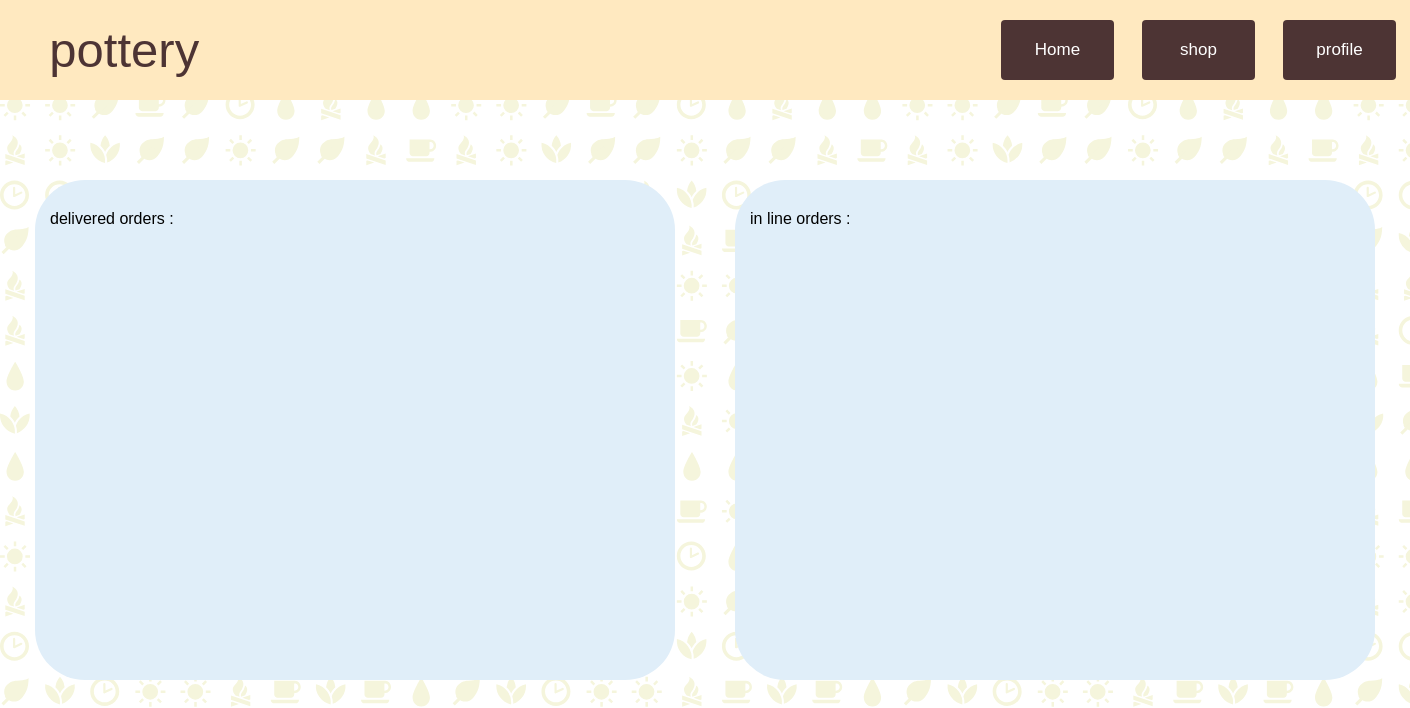
/users/receipt/ (signed in), run on an earlier commit of the app's database.
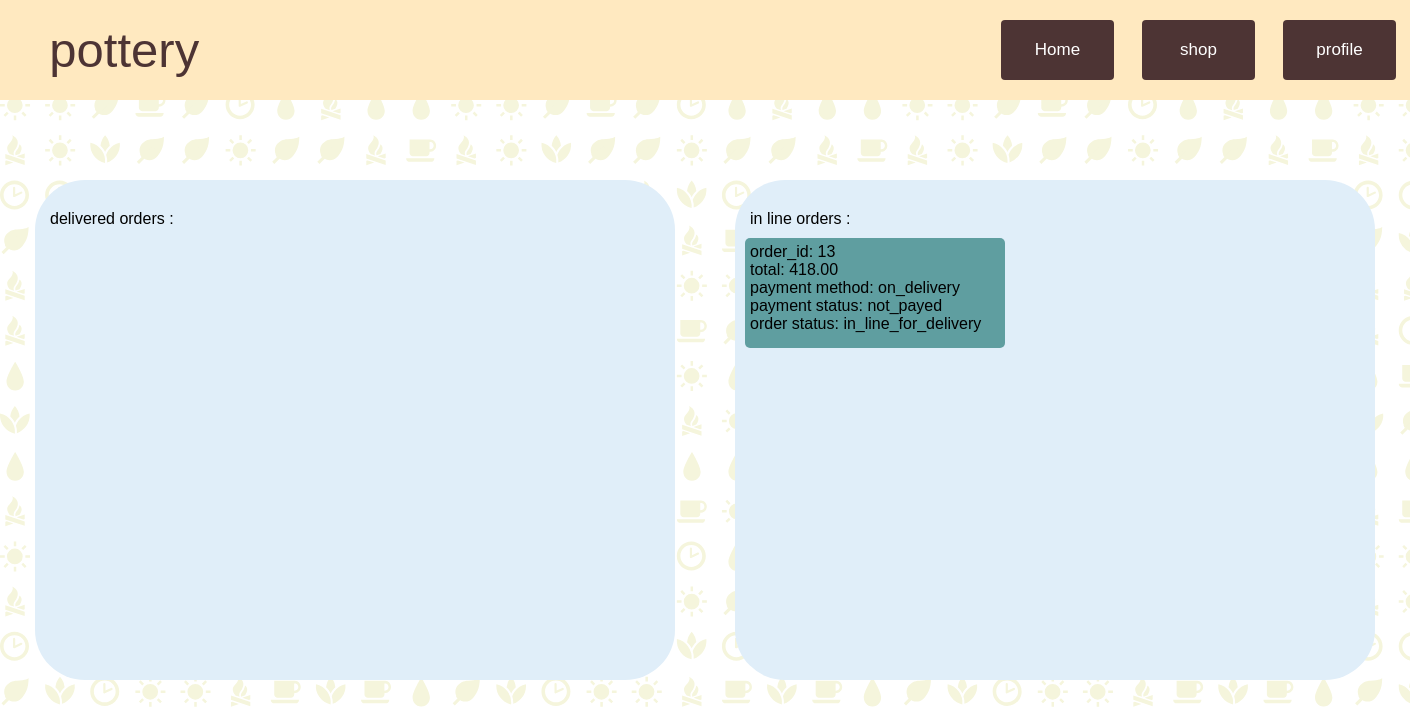
And on a later commit of the database.
### users/models.py (models this page shows)
class Orders(models.Model):
    order = models.AutoField(primary_key=True)
    user = models.ForeignKey(to=User, on_delete=models.CASCADE)
    payment_method_choices = [("online", 'online'), ("on_delivery", 'on delivery')]
    payment_method = models.CharField(max_length=20, choices=payment_method_choices, default="online")
    payment_stat_choices = [("done_online", 'done online'), ("done_on_delivery", 'done on delivery'), ("not_payed", "not payed")]
    payment_stat = models.CharField(max_length=20, choices=payment_stat_choices, default="not_payed")
    total = models.DecimalField(max_digits=50, decimal_places=2)
    used_coupon = models.ForeignKey(to=Coupons, on_delete=models.CASCADE, null=True)
    description = models.TextField(null=True)
    order_stat_choices = [("delivered", 'delivered'), ("in_line_for_delivery", 'in line for delivery'),]
    order_stat = models.CharField(max_length=30, choices=order_stat_choices, null=True)
    address = models.TextField()
    created_on = models.DateTimeField(blank=True, default=datetime.now)

### users/views.py (the view)
# urls.py: path('receipt/', receipt, name='receipt'),
@login_required(login_url='/users/accounts/login/')
def receipt(request):
    users_delivered_orders = Orders.objects.filter(user=request.user, order_stat="delivered")
    users_in_line_orders = Orders.objects.filter(user=request.user, order_stat="in_line_for_delivery")
    data = {
        "users_delivered_orders": users_delivered_orders,
        "users_in_line_orders": users_in_line_orders,
    }
    return render(request, "users/receipt.html", data)

### templates/users/receipt.html (shortened to what this page needs)
{% extends 'base.html' %}
{% load static %}
{% block head_css %}
<link rel="stylesheet" type="text/css" href="{%  static  '/css/base.css'  %}" />
<link rel="stylesheet" type="text/css" href="{%  static  '/css/users/receipt.css'  %}" />
{% endblock %}
{% block content %}
<body style="background-image: url({% static 'images/icon_grid.svg' %});">
<div class="Wrap">
    <div class="delivered_orders_wrap">
        <p class="title">delivered orders :</p>
    </div>
    <div class="in_line_orders_wrap">
        <p class="title">in line orders :</p>
        <div class="grid_orders_wrap">
            {% for p in users_in_line_orders %}
                <div class="receipt_wrap">
                    <span>order_id: {{ p.order }}</span><br>
                    <span>total: {{ p.total }}</span><br>
                    <span>payment method: {{ p.payment_method }}</span><br>
                    <span>payment status: {{ p.payment_stat }}</span><br>
                    <span>order status: {{ p.order_stat }}</span><br>
                </div>
            {% endfor %}
        </div>
    </div>
</div>
</body>
{% endblock %}

What changed in the data, as far as the page shows it:
added Orders: order "13", total "418.00", payment_method "on_delivery", payment_stat "not_payed", order_stat "in_line_for_delivery"
